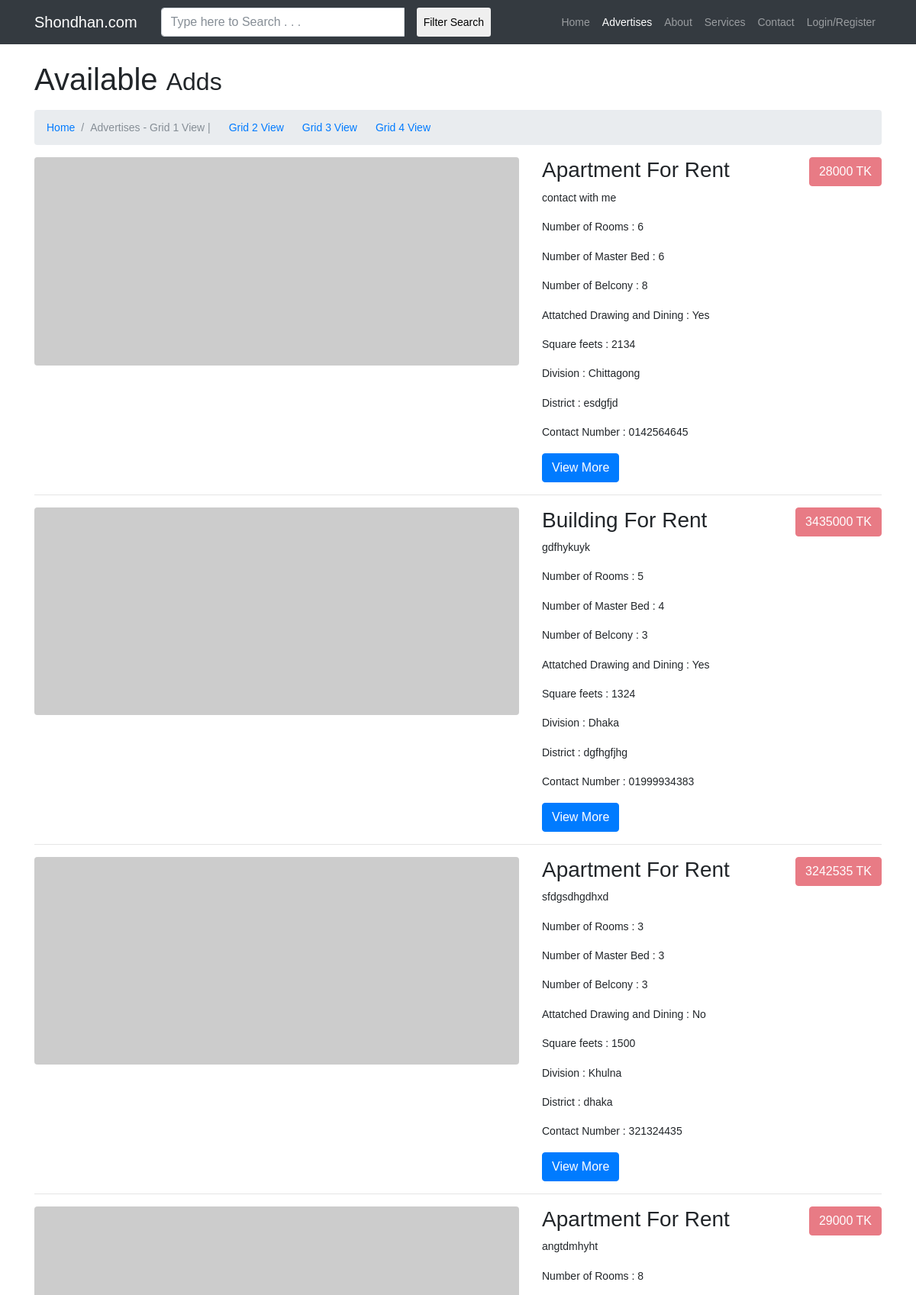
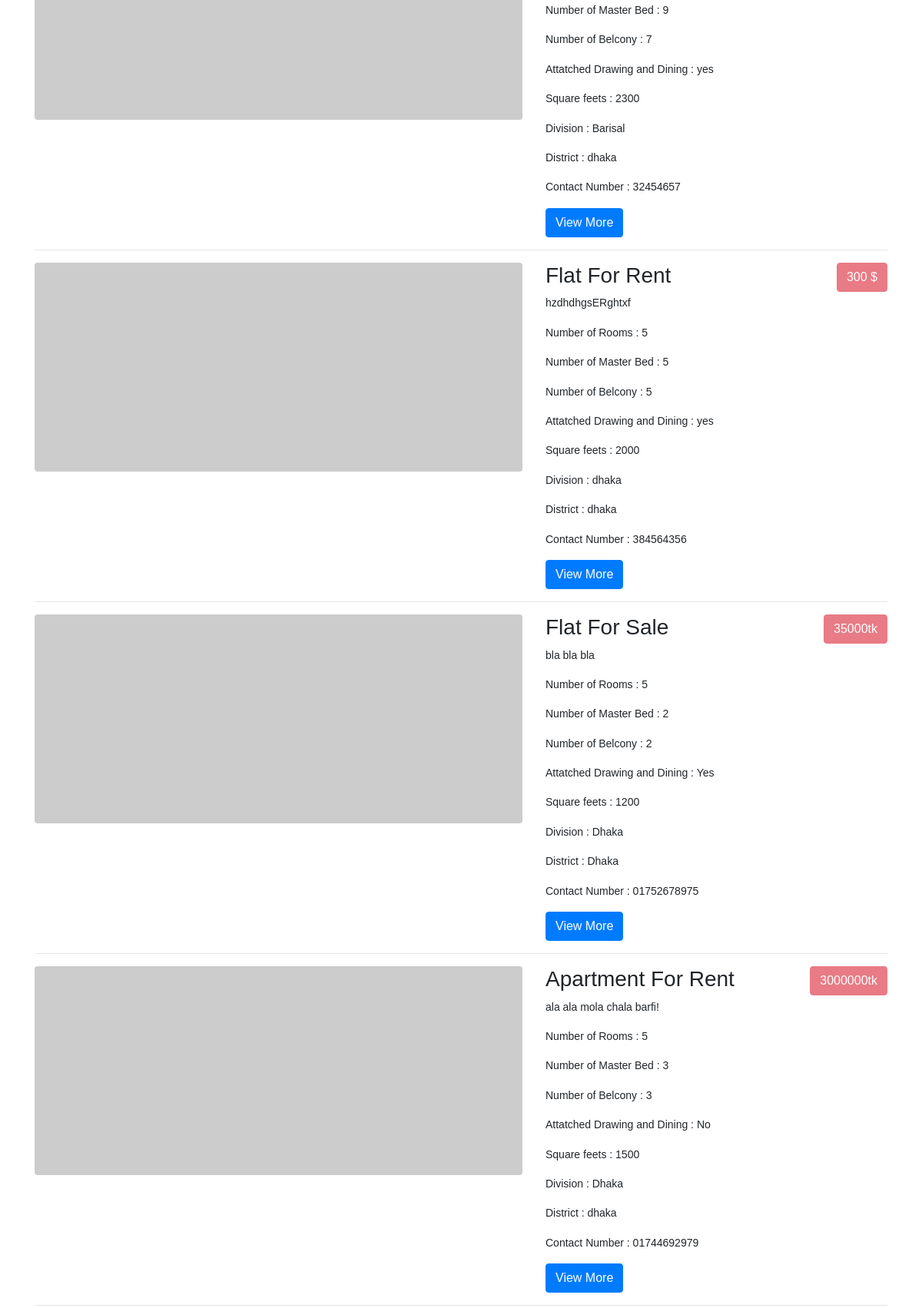
The page /portfolio-1-col.php (upper part) on the database its author committed (2 pictures, top to bottom).
### tables this page shows
CREATE TABLE `advertises` (
  `aid` int(10) NOT NULL,
  `addOwner` varchar(20) NOT NULL,
  `addOwnerID` int(10) NOT NULL,
  `addFor` varchar(10) NOT NULL,
  `addType` varchar(15) DEFAULT NULL,
  `bed` int(4) NOT NULL,
  `masterBeed` int(4) NOT NULL,
  `belcony` int(4) NOT NULL,
  `attachedDD` varchar(5) DEFAULT NULL,
  `squareFeet` int(5) DEFAULT NULL,
  `price` varchar(15) NOT NULL,
  `contactNo` varchar(15) NOT NULL,
  `floor` varchar(4) DEFAULT NULL,
  `division` varchar(20) NOT NULL,
  `district` varchar(20) NOT NULL,
  `location` varchar(50) DEFAULT NULL,
  `inDetail` varchar(200) DEFAULT NULL,
  `date` varchar(12) DEFAULT NULL
);

### portfolio-1-col.php (the view, shortened to what this page needs)
<!DOCTYPE html>
<html lang="en">
  <head>
    <link href="vendor/bootstrap/css/bootstrap.min.css" rel="stylesheet">
    <link href="css/modern-business.css" rel="stylesheet">
    <link href="css/addupdate.css" rel="stylesheet">
  </head>
  <body>
    <?php
        $conn=mysqli_connect("localhost","root","","shondhan");
        $username = "";
            ?>
    <nav class="navbar fixed-top navbar-expand-lg navbar-dark bg-dark fixed-top">
      <div class="container">
        <a class="navbar-brand" href="index.php">Shondhan.com</a>
        <div class="col-sm-5 col-sm-offset-3">
            <div id="imaginary_container">
                <div class="input-group stylish-input-group">
                        <input type="text" class="form-control" onkeyup="getStates(this.value)" name="srch_bx" placeholder="Type here to Search . . ." />
                        <button id="filterB" class="btn btn-sm ml-3">Filter Search</button>
                </div>
            </div>
          </div>
        <div class="collapse navbar-collapse" id="navbarResponsive">
          <ul class="navbar-nav ml-auto">
            <li class="nav-item">
              <a class="nav-link" href="index.php">Home</a>
            </li>
            <li class="nav-item active">
              <a class="nav-link" href="portfolio-1-col.php">Advertises</a>
            </li>
            <li class="nav-item">
              <a class="nav-link" href="about.html">About</a>
            </li>
            <li class="nav-item">
              <a class="nav-link" href="services.html">Services</a>
            </li>
            <li class="nav-item">
              <a class="nav-link" href="contact.php">Contact</a>
            </li>
            <?php
                        if (isset($_SESSION['username'])) {
                    ?>
            <li class="nav-item">
              <a class="nav-link" href="myprofile.php"><?php echo $username; ?></a>
            </li>
            <li class="nav-item">
              <a class="nav-link" href="?logout">Logout</a>
            </li>
            <?php
                        }else{
                    ?>
            <li class="nav-item">
              <a class="nav-link" href="logreg.php">Login/Register</a>
            </li>
            <?php
                        }
                    ?>
          </ul>
        </div>
      </div>
    </nav>
    <div class="container">
      <h1 class="mt-4 mb-3">Available
        <small>Adds</small>
      </h1>
      <ol class="breadcrumb">
        <li class="breadcrumb-item">
          <a href="index.php">Home</a>
        </li>
        <li class="breadcrumb-item active">Advertises - Grid 1 View | </li>
        <li class="ml-4">
          <a href="advertises-g2.php">Grid 2 View</a>
        </li>
        <li class="ml-4">
          <a href="advertises-g3.php">Grid 3 View</a>
        </li>
        <li class="ml-4">
          <a href="advertises-g4.php">Grid 4 View</a>
        </li>
      </ol>
    </div>
    <div class="container" id="main-body">
          <?php
        $sql="SELECT * FROM advertises ORDER BY aid DESC";
        $query=mysqli_query($conn, $sql);
        if(mysqli_num_rows($query)>0)
        {
            while($row=mysqli_fetch_object($query))
            {
                $addID = $row->aid;
                $addOwner = $row->addOwner;
                $addFor = $row->addFor;
                $addType = $row->addType;
                $bed = $row->bed;
                $mstrBed = $row->masterBeed;
                $belcony = $row->belcony;
                $dAd = $row->attachedDD;
                $sqr_ft = $row->squareFeet;
                $price = $row->price;
                $mobileNO = $row->contactNo;
                $division = $row->division;
                $district = $row->district;
                $inDetail = $row->inDetail;
                $dir = "uploads\\shondhan_users\\";
                $addDir = $dir . "$addOwner\\"."$addID\\";
                $picName = "$addOwner"."$addID";
                $picPath = "$addDir"."$picName"."0";
                    $getPic = $picPath . ".jpg";
                    if (file_exists($getPic)) {
                        $getPic = $picPath . ".jpg";
                    } else {
                        $getPic = $picPath . ".jpeg";
                        if (file_exists($getPic)) {
                            $getPic = $picPath . ".jpeg";
                        } else {
                            $getPic = $picPath . ".png";
                            if (file_exists($getPic)) {
                                $getPic = $picPath . ".png";
                            } else {
                                $getPic = $picPath . ".gif";
                                if (file_exists($getPic)) {
                                    $getPic = $picPath . ".gif";
                                } else {
                                    $getPic ="http://placehold.it/700x300";
                                }
                            }
                        }
                    }
                ?>
      <div class="row" id="<?php echo $addID; ?>">
        <div class="col-md-7">
          <a href="">
            <img class="img-fluid rounded mb-3 mb-md-0" src="<?php echo $getPic; ?>" alt="">
          </a>
        </div>
        <div class="col-md-5">
          <h3><?php echo $addType; ?> For <?php echo $addFor; ?><a class="btn btn-danger disabled float-right" href=""><?php echo $price; ?>
          </a></h3>
          <p class="card-text"><?php echo $inDetail; ?></p>
          <p class="card-text"> Number of Rooms : <span class="t-rooms"><?php echo $bed; ?></span></p>
          <p class="card-text"> Number of Master Bed : <span class="mb-rooms"><?php echo $mstrBed; ?></span></p>
          <p class="card-text"> Number of Belcony : <span class="belcony"><?php echo $belcony; ?></span></p>
          <p class="card-text"> Attatched Drawing and Dining : <span class="a-dd"><?php echo $dAd; ?></span></p>
          <p class="card-text"> Square feets : <span class="sqr-ft"><?php echo $sqr_ft; ?></span></p>
          <p class="card-text"> Division : <span class="division"><?php echo $division; ?></span></p>
          <p class="card-text"> District : <span class="district"><?php echo $district; ?></span></p>
          <p class="card-text"> Contact Number : <span class="contact"><?php echo $mobileNO; ?></span></p>
          <a class="btn btn-primary" href="portfolio-item.php?aid=<?php echo $addID; ?> ">View More
          </a>
        </div>
      </div>
      <hr>
                <?php
            }
        }
    ?>
    </div>
  </body>
</html>

### css/modern-business.css (style rules this page uses)
body { padding-top: 54px; }
@media (min-width: 992px) { body { padding-top: 56px; } }

### css/addupdate.css (style rules this page uses)
body { font-family: Arial, Helvetica, sans-serif; font-size: 14px; line-height: 1.6; }

### rows shown on the page
advertises: addType "Apartment", addFor "Rent", price "28000 TK", inDetail "contact with me", bed "6", masterBeed "6", belcony "8", attachedDD "Yes", squareFeet "2134", division "Chittagong", district "esdgfjd", contactNo "0142564645"
advertises: addType "Building", addFor "Rent", price "3435000 TK", inDetail "gdfhykuyk", bed "5", masterBeed "4", belcony "3", attachedDD "Yes", squareFeet "1324", division "Dhaka", district "dgfhgfjhg", contactNo "01999934383"
advertises: addType "Apartment", addFor "Rent", price "3242535 TK", inDetail "sfdgsdhgdhxd", bed "3", masterBeed "3", belcony "3", attachedDD "No", squareFeet "1500", division "Khulna", district "dhaka", contactNo "321324435"
advertises: addType "Apartment", addFor "Rent", price "29000 TK", inDetail "angtdmhyht", bed "8", masterBeed "9", belcony "7", attachedDD "yes", squareFeet "2300", division "Barisal", district "dhaka", contactNo "32454657"
advertises: addType "Flat", addFor "Rent", price "300 $", inDetail "hzdhdhgsERghtxf", bed "5", masterBeed "5", belcony "5", attachedDD "yes", squareFeet "2000", division "dhaka", district "dhaka", contactNo "384564356"
advertises: addType "Flat", addFor "Sale", price "35000tk", inDetail "bla bla bla", bed "5", masterBeed "2", belcony "2", attachedDD "Yes", squareFeet "1200", division "Dhaka", district "Dhaka", contactNo "01752678975"
advertises: addType "Apartment", addFor "Rent", price "3000000tk", inDetail "ala ala mola chala barfi!", bed "5", masterBeed "3", belcony "3", attachedDD "No", squareFeet "1500", division "Dhaka", district "dhaka", contactNo "01744692979"
